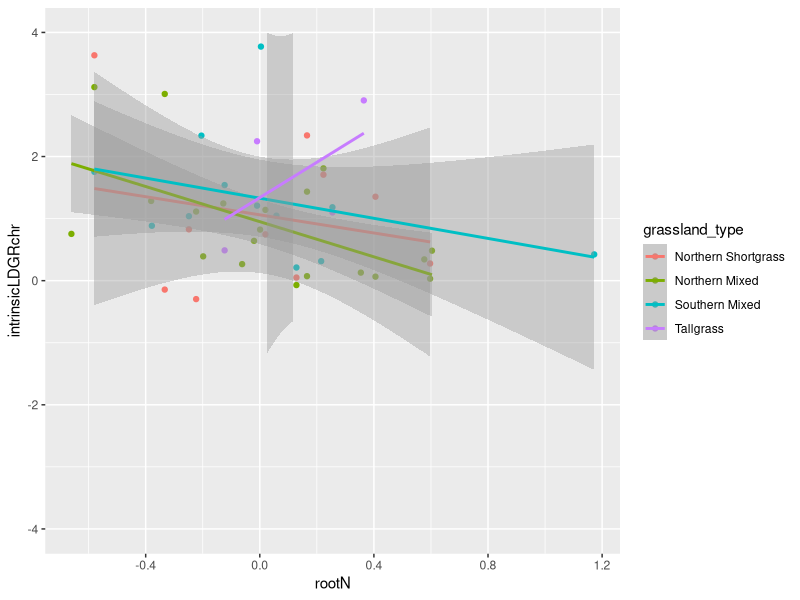

Write the R code that produced this figure. (Note: this script raises an error after producing the figure.)
#### traits analysis ####

#### data and packages + cleaning ####
library(tidyverse)

NEWallsite <- read.csv("data/allsite_new.csv") #data
NEWallsite <- NEWallsite %>% #ensure levels are correct
  mutate(grassland_type = fct_relevel(grassland_type,
                                      "Desert", "Southern Shortgrass", "Northern Shortgrass", 
                                      "Northern Mixed", "Southern Mixed", "Tallgrass"))
CWM_sitedata <- read.csv("data/CWM_sitedata.csv") #CWM trait data
trtdata<-CWM_sitedata[,c(1,2,8,12)] #just CWM variables I will use
trtdata[,c(3)]<-log(trtdata[,c(3)]) #log CWM traits 
trtdata[,4]<-log(abs(trtdata[,4])) #abs then log for TLP.x
alldat <- merge(NEWallsite, trtdata, by = c("species", "grassland_type"))
alldat[,c(7:15,17)]<-log(alldat[,c(7:15,17)]) #log focal traits


#### basic stats and relationships ####
# how many populations have data?
sum(complete.cases(NEWallsite[,c(6:16)])) #21 species have all rows
trtcnt <- rowSums(!is.na(NEWallsite[,c(6:16)])) #count for each row w/ traits filled in
sum(trtcnt == 0) #11 have no trait data 
sum(trtcnt > 5) #59 have more than 5 traits
(sum(trtcnt > 5)/sum(trtcnt >= 0))*100 #52% of data has more than 5 traits

# are SLA and TLP correlated?
cor.test(alldat$SLA.x,alldat$TLP.x) # 48% corr
cor.test(alldat$SLA,alldat$TLP) # not corr
summary(mod<-lm(SLA.x~TLP.x*grassland_type, alldat))
sqrt(.9915)
anova(mod)
cor.test(alldat$SLA.x,alldat$SLA) # a little corr
cor.test(alldat$TLP.x,alldat$TLP) # pretty corr


#### modelling; traits as predictors of population growth ####
# models first included focal species traits, interacting with grassland, and the 
# additive effects of CWM SLA and TLP. 
# CWM were never signifigant (only )
# LDMC
summary(lm(invasionLDGRcon ~ LDMC*grassland_type+SLA.x+TLP.x, data=alldat)) #** 35%
anova(lm(invasionLDGRcon ~ LDMC*grassland_type+SLA.x+TLP.x, data=alldat)) #focal, interaction
summary(lm(intrinsicLDGRchr ~ LDMC*grassland_type+SLA.x+TLP.x, data=alldat)) #* 20%
anova(lm(intrinsicLDGRchr ~ LDMC*grassland_type+SLA.x+TLP.x, data=alldat)) #focal, interaction

# SLA
summary(lm(invasionLDGRcon ~ SLA*grassland_type+SLA.x+TLP.x, data=alldat)) #. 11%
anova(lm(invasionLDGRcon ~ SLA*grassland_type+SLA.x+TLP.x, data=alldat)) #focal, TLP
summary(lm(intrinsicLDGRchr ~ SLA*grassland_type+SLA.x+TLP.x, data=alldat)) #nah

# LTD
summary(lm(invasionLDGRcon ~ LTD*grassland_type+SLA.x+TLP.x, data=alldat)) #nah
summary(lm(intrinsicLDGRchr ~ LTD*grassland_type+SLA.x+TLP.x, data=alldat)) #nah

# leafarea
summary(lm(invasionLDGRcon ~ leafarea*grassland_type+SLA.x+TLP.x, data=alldat)) #* 27%
anova(lm(invasionLDGRcon ~ leafarea*grassland_type+SLA.x+TLP.x, data=alldat)) #focal, SLA, TLP
summary(lm(intrinsicLDGRchr ~ leafarea*grassland_type+SLA.x+TLP.x, data=alldat)) #nah

# leafN
summary(lm(invasionLDGRcon ~ leafN*grassland_type+SLA.x+TLP.x, data=alldat)) # nah
anova(lm(invasionLDGRcon ~ leafN*grassland_type+SLA.x+TLP.x, data=alldat)) # none
summary(lm(intrinsicLDGRchr ~ leafN*grassland_type+SLA.x+TLP.x, data=alldat)) #. 20%
anova(lm(intrinsicLDGRchr ~ leafN*grassland_type+SLA.x+TLP.x, data=alldat)) # focal, interaction

# TLP
summary(lm(invasionLDGRcon ~ TLP*grassland_type+SLA.x+TLP.x, data=alldat)) #nah
anova(lm(invasionLDGRcon ~ TLP*grassland_type+SLA.x+TLP.x, data=alldat)) #focal, interaction
summary(lm(intrinsicLDGRchr ~ TLP*grassland_type+SLA.x+TLP.x, data=alldat)) #. 19%
anova(lm(intrinsicLDGRchr ~ TLP*grassland_type+SLA.x+TLP.x, data=alldat)) #TLP, interaction

# rootN
summary(lm(invasionLDGRcon ~ rootN*grassland_type+SLA.x+TLP.x, data=alldat)) #nah
anova(lm(invasionLDGRcon ~ rootN*grassland_type+SLA.x+TLP.x, data=alldat)) #focal, TLP
summary(lm(intrinsicLDGRchr ~ rootN*grassland_type+SLA.x+TLP.x, data=alldat)) #. 27%
anova(lm(intrinsicLDGRchr ~ rootN*grassland_type+SLA.x+TLP.x, data=alldat)) #focal, TLP

# rootdiam
summary(lm(invasionLDGRcon ~ rootdiam*grassland_type+SLA.x+TLP.x, data=alldat)) #nah
anova(lm(invasionLDGRcon ~ rootdiam*grassland_type+SLA.x+TLP.x, data=alldat)) #TLP
summary(lm(intrinsicLDGRchr ~ rootdiam*grassland_type+SLA.x+TLP.x, data=alldat)) #nah
anova(lm(intrinsicLDGRchr ~ rootdiam*grassland_type+SLA.x+TLP.x, data=alldat)) #TLP

# SRL
summary(lm(invasionLDGRcon ~ SRL*grassland_type+SLA.x+TLP.x, data=alldat)) #nah
anova(lm(invasionLDGRcon ~ SRL*grassland_type+SLA.x+TLP.x, data=alldat)) #TLP
summary(lm(intrinsicLDGRchr ~ SRL*grassland_type+SLA.x+TLP.x, data=alldat)) #nah
anova(lm(intrinsicLDGRchr ~ SRL*grassland_type+SLA.x+TLP.x, data=alldat)) #TLP

# RTD
summary(lm(invasionLDGRcon ~ RTD*grassland_type+SLA.x+TLP.x, data=alldat)) # nah
anova(lm(invasionLDGRcon ~ RTD*grassland_type+SLA.x+TLP.x, data=alldat)) # none
summary(lm(intrinsicLDGRchr ~ RTD*grassland_type+SLA.x+TLP.x, data=alldat)) # nah
anova(lm(intrinsicLDGRchr ~ RTD*grassland_type+SLA.x+TLP.x, data=alldat)) # none

#height
summary(lm(invasionLDGRcon ~ height*grassland_type+SLA.x+TLP.x, data=alldat)) #. 13%
anova(lm(invasionLDGRcon ~ height*grassland_type+SLA.x+TLP.x, data=alldat)) #TLP
summary(lm(intrinsicLDGRchr ~ height*grassland_type+SLA.x+TLP.x, data=alldat)) #nah
anova(lm(intrinsicLDGRchr ~ height*grassland_type+SLA.x+TLP.x, data=alldat)) #TLP


# These models do not include CWM but are better overall
# LDMC
summary(lm(invasionLDGRcon ~ LDMC*grassland_type, data=alldat)) #*** 25%
summary(lm(intrinsicLDGRchr ~ LDMC*grassland_type, data=alldat)) #*** 19%
# SLA (messy, weak relationship)
summary(lm(invasionLDGRcon ~ SLA*grassland_type, data=alldat)) #* 11%
summary(lm(intrinsicLDGRchr ~ SLA*grassland_type, data=alldat)) #nah
# LTD (little to no representation of driest sites)
summary(lm(invasionLDGRcon ~ LTD*grassland_type, data=alldat)) #* 16%
summary(lm(intrinsicLDGRchr ~ LTD*grassland_type, data=alldat)) #nah
# leafarea
summary(lm(invasionLDGRcon ~ leafarea*grassland_type, data=alldat)) # not sig
summary(lm(intrinsicLDGRchr ~ leafarea*grassland_type, data=alldat)) # not sig
# leafN
summary(lm(invasionLDGRcon ~ leafN*grassland_type, data=alldat)) # * 25
summary(lm(intrinsicLDGRchr ~ leafN*grassland_type, data=alldat)) # nah
# TLP
summary(lm(invasionLDGRcon ~ TLP*grassland_type, data=alldat)) #* 18%
summary(lm(intrinsicLDGRchr ~ TLP*grassland_type, data=alldat)) #** 21%
# rootN
summary(lm(invasionLDGRcon ~ rootN*grassland_type, data=alldat)) #nah
summary(lm(intrinsicLDGRchr ~ rootN*grassland_type, data=alldat)) #nah
# rootdiam
summary(lm(invasionLDGRcon ~ rootdiam*grassland_type, data=alldat)) #nah
summary(lm(intrinsicLDGRchr ~ rootdiam*grassland_type, data=alldat)) #nah
# SRL
summary(lm(invasionLDGRcon ~ SRL*grassland_type, data=alldat)) #nah
summary(lm(intrinsicLDGRchr ~ SRL*grassland_type, data=alldat)) #nah
# RTD
summary(lm(invasionLDGRcon ~ RTD*grassland_type, data=alldat)) #nah
summary(lm(intrinsicLDGRchr ~ RTD*grassland_type, data=alldat)) #nah
#height (more competitive to be tall in tallgrass and short in shortgrass)
summary(lm(invasionLDGRcon ~ height*grassland_type, data=alldat)) #* 14% 
summary(lm(intrinsicLDGRchr ~ height*grassland_type, data=alldat)) #nah



ggplot(alldat, aes(y=intrinsicLDGRchr, x=rootN, color=grassland_type))+
  geom_point()+
  geom_smooth(method="lm")+
  ylim(-4,4)
#TLP
summary(lm(invasionLDGRcon ~ TLP*grassland_type, data=alldat)) #. 14% (not with CWM's)
anova(lm(invasionLDGRcon ~ TLP*grassland_type, data=traits)) #focal, grassland
ggplot(traits, aes(y=invasionLDGRcon, x=TLP, color=grassland_type))+
  geom_point()+
  geom_smooth(method="lm")
summary(lm(intrinsicLDGRchr ~ TLP*grassland_type, data=alldat)) #. 16% (* 23%)
anova(lm(intrinsicLDGRchr ~ TLP*grassland_type+SLA.x+TLP.x, data=alldat[-44,])) #focal, interaction (interaction, TLP)
ggplot(alldat, aes(y=intrinsicLDGRchr, x=TLP, color=grassland_type))+
  geom_point()+
  geom_smooth(method="lm")

#test
summary(lm(invasionLDGRcon ~ leafN*grassland_type, data=alldat)) #* 16%
ggplot(alldat, aes(y=invasionLDGRcon, x=leafN, color=grassland_type))+
  geom_point()+
  geom_smooth(method="lm", se=F)
summary(lm(intrinsicLDGRchr ~ leafN*grassland_type, data=alldat)) #* 16%
anova(lm(intrinsicLDGRchr ~ leafN*grassland_type+SLA.x+TLP.x, data=alldat)) #focal, TLP
ggplot(alldat, aes(y=intrinsicLDGRchr, x=leafN, color=grassland_type))+
  geom_point()+
  geom_smooth(method="lm")+
  ylim(-5,5)
summary(lm(invasionLDGRcon ~ height*grassland_type, data=alldat)) #* 31%
anova(lm(invasionLDGRcon ~ leafarea*grassland_type+SLA.x+TLP.x, data=alldat)) #focal, sla, tlp
ggplot(alldat, aes(y=invasionLDGRcon, x=leafarea, color=grassland_type))+
  geom_point()+
  geom_smooth(method="lm")
summary(lm(intrinsicLDGRchr ~ leafarea*grassland_type+SLA.x+TLP.x, data=alldat)) #. 21%
ggplot(alldat, aes(y=intrinsicLDGRchr, x=leafarea, color=grassland_type))+
  geom_point()+
  geom_smooth(method="lm")
summary(lm(invasionLDGRcon ~ SLA*grassland_type, data=traits)) #* 14%
anova(lm(invasionLDGRcon ~ leafarea*grassland_type+SLA.x+TLP.x, data=alldat)) #focal, sla, tlp
ggplot(traits, aes(y=invasionLDGRcon, x=SLA, color=grassland_type))+
  geom_point()+
  geom_smooth(method="lm")
summary(lm(intrinsicLDGRchr ~ SLA*grassland_type, data=traits)) # no
ggplot(traits, aes(y=intrinsicLDGRchr, x=SLA, color=grassland_type))+
  geom_point()+
  geom_smooth(method="lm")

####
#### modelling; traits as predictors of population responses ####
# use multivariate linear model to see if responses are a function of focal traits* grassland + community CWM SLA and TLP
# run MOANOVA with significant model objects to test for significance of predictors to response interaction
summary(modt<-lm(cbind(intrinsicLDGRchr, invasionLDGRcon)~LDMC *grassland_type + SLA.x + TLP.x, data=alldat)) #no
car::Anova(modt) #trait and interaction ***
summary(mod_ln<-lm(cbind(intrinsicLDGRchr, invasionLDGRcon)~leafN *grassland_type + SLA.x + TLP.x, data=alldat)) #**
car::Anova(mod_ln) #nothin
summary(mod_la<-lm(cbind(intrinsicLDGRchr, invasionLDGRcon)~leafarea *grassland_type + SLA.x + TLP.x, data=alldat)) #**
car::Anova(mod_la) #focal, grassland, cwms ***
summary(modt<-lm(cbind(intrinsicLDGRchr, invasionLDGRcon)~LTD *grassland_type + SLA.x + TLP.x, data=alldat)) #no
car::Anova(modt) # not enough sites, exclude from analysis
summary(mod_sla<-lm(cbind(intrinsicLDGRchr, invasionLDGRcon)~SLA *grassland_type + SLA.x + TLP.x, data=alldat)) #**
car::Anova(mod_sla) #only TLP, not great model
summary(mod_tlp<-lm(cbind(intrinsicLDGRchr, invasionLDGRcon)~TLP*grassland_type + SLA.x + TLP.x, data=alldat)) #**
car::Anova(mod_tlp) #no?
summary(modt<-lm(cbind(intrinsicLDGRchr, invasionLDGRcon)~height *grassland_type + SLA.x + TLP.x,data=alldat)) #no
car::Anova(modt) #nah, grassland and TLP
summary(modt<-lm(cbind(intrinsicLDGRchr, invasionLDGRcon)~RTD *grassland_type + SLA.x + TLP.x, data=alldat)) #no
car::Anova(modt) # not enough sites, exclude from analysis
summary(modt<-lm(cbind(intrinsicLDGRchr, invasionLDGRcon)~SRL *grassland_type + SLA.x + TLP.x , data=alldat)) #close
car::Anova(modt) #focal, TLP (univariate not sig tho)
summary(modt<-lm(cbind(intrinsicLDGRchr, invasionLDGRcon)~rootdiam *grassland_type + SLA.x + TLP.x, data=alldat)) #no
car::Anova(modt) #nah, just TLP
summary(modt<-lm(cbind(intrinsicLDGRchr, invasionLDGRcon)~rootN *grassland_type + SLA.x + TLP.x, data=alldat)) #no
car::Anova(modt) #nah, just TLP

